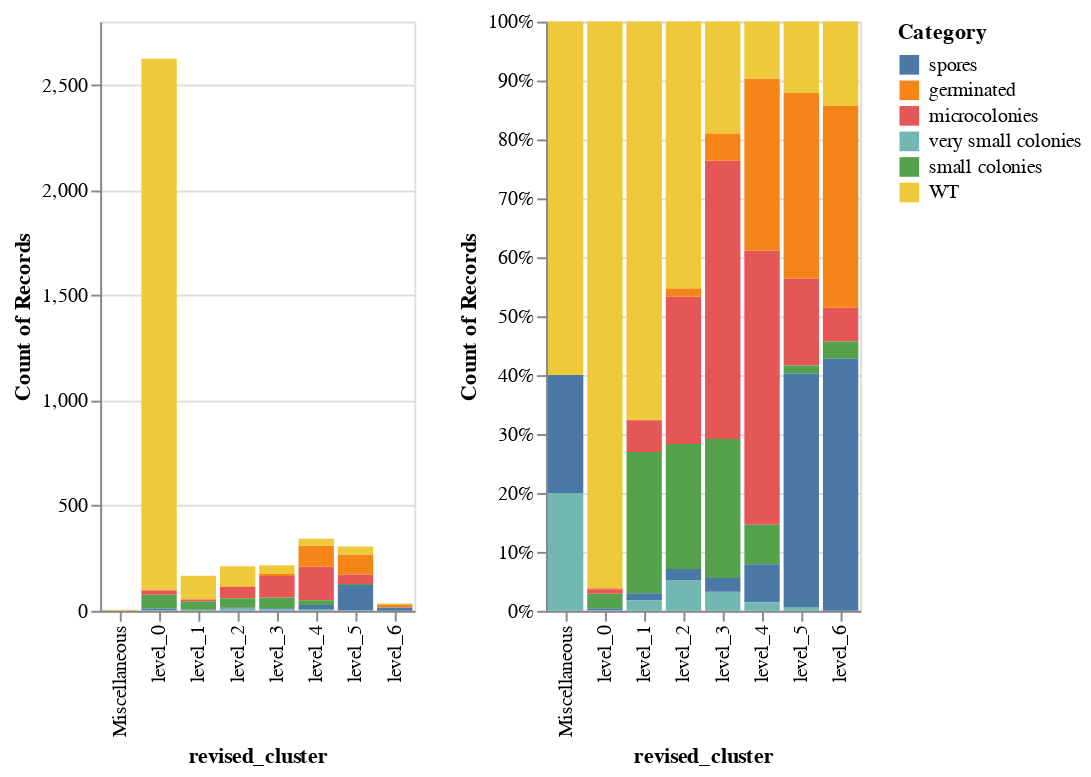

The cell this chart's notebook holds for it:
### Code cell
clustered_GWMs_customed_distance["Category"] = clustered_GWMs_customed_distance["Category"].fillna("Not analyzed")

categories = ["spores", "germinated", "microcolonies", "very small colonies", "small colonies", "WT"]
filtered_clustered_GWMs_customed_distance = clustered_GWMs_customed_distance.query("Category in @categories")
alt.Chart(filtered_clustered_GWMs_customed_distance).mark_bar().encode(
    x = "revised_cluster",
    y = "count(Category)",
    color = alt.Color("Category", sort=categories),
) | alt.Chart(filtered_clustered_GWMs_customed_distance).mark_bar().encode(
    x = "revised_cluster",
    y = alt.Y("count(Category)", stack="normalize"),
    color = alt.Color("Category", sort=categories),
)

### Figure 1 — Vega specification as saved in the notebook (floating-point values rounded to 4 significant figures)
{"$schema": "https://vega.github.io/schema/vega/v5.json", "data": [{"name": "source_0"}, {"name": "data_0"}, {"name": "data_1", "values": [{"Category": "WT", "__count_end": 1.0, "__count_start": 0.03811, "revised_cluster": "level_0"}, {"Category": "microcolonies", "__count_end": 0.6111, "__count_start": 0.1462, "revised_cluster": "level_4"}, {"Category": "microcolonies", "__count_end": 0.533, "__count_start": 0.283, "revised_cluster": "level_2"}, {"Category": "germinated", "__count_end": 0.8787, "__count_start": 0.5639, "revised_cluster": "level_5"}, {"Category": "germinated", "__count_end": 0.9035, "__count_start": 0.6111, "revised_cluster": "level_4"}, {"Category": "germinated", "__count_end": 0.03811, "__count_start": 0.03659, "revised_cluster": "level_0"}, {"Category": "small colonies", "__count_end": 0.283, "__count_start": 0.07075, "revised_cluster": "level_2"}, {"Category": "microcolonies", "__count_end": 0.5639, "__count_start": 0.4164, "revised_cluster": "level_5"}, {"Category": "small colonies", "__count_end": 0.2695, "__count_start": 0.02994, "revised_cluster": "level_1"}, {"Category": "spores", "__count_end": 0.4033, "__count_start": 0.006557, "revised_cluster": "level_5"}, {"Category": "spores", "__count_end": 0.4286, "__count_start": 0.0, "revised_cluster": "level_6"}, {"Category": "very small colonies", "__count_end": 0.03241, "__count_start": 0.0, "revised_cluster": "level_3"}, {"Category": "small colonies", "__count_end": 0.2917, "__count_start": 0.05556, "revised_cluster": "level_3"}, {"Category": "small colonies", "__count_end": 0.02896, "__count_start": 0.004192, "revised_cluster": "level_0"}, {"Category": "WT", "__count_end": 1.0, "__count_start": 0.3234, "revised_cluster": "level_1"}, {"Category": "WT", "__count_end": 1.0, "__count_start": 0.8102, "revised_cluster": "level_3"}, {"Category": "WT", "__count_end": 1.0, "__count_start": 0.9035, "revised_cluster": "level_4"}, {"Category": "microcolonies", "__count_end": 0.03659, "__count_start": 0.02896, "revised_cluster": "level_0"}, {"Category": "microcolonies", "__count_end": 0.3234, "__count_start": 0.2695, "revised_cluster": "level_1"}, {"Category": "small colonies", "__count_end": 0.1462, "__count_start": 0.07895, "revised_cluster": "level_4"}, {"Category": "WT", "__count_end": 1.0, "__count_start": 0.8787, "revised_cluster": "level_5"}, {"Category": "spores", "__count_end": 0.07895, "__count_start": 0.01462, "revised_cluster": "level_4"}, {"Category": "WT", "__count_end": 1.0, "__count_start": 0.5472, "revised_cluster": "level_2"}, {"Category": "microcolonies", "__count_end": 0.7639, "__count_start": 0.2917, "revised_cluster": "level_3"}, {"Category": "microcolonies", "__count_end": 0.5143, "__count_start": 0.4571, "revised_cluster": "level_6"}, {"Category": "germinated", "__count_end": 0.8102, "__count_start": 0.7639, "revised_cluster": "level_3"}, {"Category": "small colonies", "__count_end": 0.4164, "__count_start": 0.4033, "revised_cluster": "level_5"}, {"Category": "WT", "__count_end": 1.0, "__count_start": 0.8571, "revised_cluster": "level_6"}, {"Category": "germinated", "__count_end": 0.8571, "__count_start": 0.5143, "revised_cluster": "level_6"}, {"Category": "very small colonies", "__count_end": 0.05189, "__count_start": 0.0, "revised_cluster": "level_2"}, {"Category": "WT", "__count_end": 1.0, "__count_start": 0.4, "revised_cluster": "Miscellaneous"}, {"Category": "very small colonies", "__count_end": 0.2, "__count_start": 0.0, "revised_cluster": "Miscellaneous"}, {"Category": "spores", "__count_end": 0.07075, "__count_start": 0.05189, "revised_cluster": "level_2"}, {"Category": "spores", "__count_end": 0.02994, "__count_start": 0.01796, "revised_cluster": "level_1"}, {"Category": "spores", "__count_end": 0.4, "__count_start": 0.2, "revised_cluster": "Miscellaneous"}, {"Category": "very small colonies", "__count_end": 0.01462, "__count_start": 0.0, "revised_cluster": "level_4"}, {"Category": "spores", "__count_end": 0.004192, "__count_start": 0.001143, "revised_cluster": "level_0"}, {"Category": "very small colonies", "__count_end": 0.01796, "__count_start": 0.0, "revised_cluster": "level_1"}, {"Category": "spores", "__count_end": 0.05556, "__count_start": 0.03241, "revised_cluster": "level_3"}, {"Category": "very small colonies", "__count_end": 0.006557, "__count_start": 0.0, "revised_cluster": "level_5"}, {"Category": "very small colonies", "__count_end": 0.001143, "__count_start": 0.0, "revised_cluster": "level_0"}, {"Category": "germinated", "__count_end": 0.5472, "__count_start": 0.533, "revised_cluster": "level_2"}, {"Category": "small colonies", "__count_end": 0.4571, "__count_start": 0.4286, "revised_cluster": "level_6"}]}, {"name": "data_2", "values": [{"Category": "WT", "__count": 2524, "__count_end": 2624.0, "__count_start": 100.0, "revised_cluster": "level_0"}, {"Category": "microcolonies", "__count": 159, "__count_end": 209.0, "__count_start": 50.0, "revised_cluster": "level_4"}, {"Category": "microcolonies", "__count": 53, "__count_end": 113.0, "__count_start": 60.0, "revised_cluster": "level_2"}, {"Category": "germinated", "__count": 96, "__count_end": 268.0, "__count_start": 172.0, "revised_cluster": "level_5"}, {"Category": "germinated", "__count": 100, "__count_end": 309.0, "__count_start": 209.0, "revised_cluster": "level_4"}, {"Category": "germinated", "__count": 4, "__count_end": 100.0, "__count_start": 96.0, "revised_cluster": "level_0"}, {"Category": "small colonies", "__count": 45, "__count_end": 60.0, "__count_start": 15.0, "revised_cluster": "level_2"}, {"Category": "microcolonies", "__count": 45, "__count_end": 172.0, "__count_start": 127.0, "revised_cluster": "level_5"}, {"Category": "small colonies", "__count": 40, "__count_end": 45.0, "__count_start": 5.0, "revised_cluster": "level_1"}, {"Category": "spores", "__count": 121, "__count_end": 123.0, "__count_start": 2.0, "revised_cluster": "level_5"}, {"Category": "spores", "__count": 15, "__count_end": 15.0, "__count_start": 0.0, "revised_cluster": "level_6"}, {"Category": "very small colonies", "__count": 7, "__count_end": 7.0, "__count_start": 0.0, "revised_cluster": "level_3"}, {"Category": "small colonies", "__count": 51, "__count_end": 63.0, "__count_start": 12.0, "revised_cluster": "level_3"}, {"Category": "small colonies", "__count": 65, "__count_end": 76.0, "__count_start": 11.0, "revised_cluster": "level_0"}, {"Category": "WT", "__count": 113, "__count_end": 167.0, "__count_start": 54.0, "revised_cluster": "level_1"}, {"Category": "WT", "__count": 41, "__count_end": 216.0, "__count_start": 175.0, "revised_cluster": "level_3"}, {"Category": "WT", "__count": 33, "__count_end": 342.0, "__count_start": 309.0, "revised_cluster": "level_4"}, {"Category": "microcolonies", "__count": 20, "__count_end": 96.0, "__count_start": 76.0, "revised_cluster": "level_0"}, {"Category": "microcolonies", "__count": 9, "__count_end": 54.0, "__count_start": 45.0, "revised_cluster": "level_1"}, {"Category": "small colonies", "__count": 23, "__count_end": 50.0, "__count_start": 27.0, "revised_cluster": "level_4"}, {"Category": "WT", "__count": 37, "__count_end": 305.0, "__count_start": 268.0, "revised_cluster": "level_5"}, {"Category": "spores", "__count": 22, "__count_end": 27.0, "__count_start": 5.0, "revised_cluster": "level_4"}, {"Category": "WT", "__count": 96, "__count_end": 212.0, "__count_start": 116.0, "revised_cluster": "level_2"}, {"Category": "microcolonies", "__count": 102, "__count_end": 165.0, "__count_start": 63.0, "revised_cluster": "level_3"}, {"Category": "microcolonies", "__count": 2, "__count_end": 18.0, "__count_start": 16.0, "revised_cluster": "level_6"}, {"Category": "germinated", "__count": 10, "__count_end": 175.0, "__count_start": 165.0, "revised_cluster": "level_3"}, {"Category": "small colonies", "__count": 4, "__count_end": 127.0, "__count_start": 123.0, "revised_cluster": "level_5"}, {"Category": "WT", "__count": 5, "__count_end": 35.0, "__count_start": 30.0, "revised_cluster": "level_6"}, {"Category": "germinated", "__count": 12, "__count_end": 30.0, "__count_start": 18.0, "revised_cluster": "level_6"}, {"Category": "very small colonies", "__count": 11, "__count_end": 11.0, "__count_start": 0.0, "revised_cluster": "level_2"}, {"Category": "WT", "__count": 3, "__count_end": 5.0, "__count_start": 2.0, "revised_cluster": "Miscellaneous"}, {"Category": "very small colonies", "__count": 1, "__count_end": 1.0, "__count_start": 0.0, "revised_cluster": "Miscellaneous"}, {"Category": "spores", "__count": 4, "__count_end": 15.0, "__count_start": 11.0, "revised_cluster": "level_2"}, {"Category": "spores", "__count": 2, "__count_end": 5.0, "__count_start": 3.0, "revised_cluster": "level_1"}, {"Category": "spores", "__count": 1, "__count_end": 2.0, "__count_start": 1.0, "revised_cluster": "Miscellaneous"}, {"Category": "very small colonies", "__count": 5, "__count_end": 5.0, "__count_start": 0.0, "revised_cluster": "level_4"}, {"Category": "spores", "__count": 8, "__count_end": 11.0, "__count_start": 3.0, "revised_cluster": "level_0"}, {"Category": "very small colonies", "__count": 3, "__count_end": 3.0, "__count_start": 0.0, "revised_cluster": "level_1"}, {"Category": "spores", "__count": 5, "__count_end": 12.0, "__count_start": 7.0, "revised_cluster": "level_3"}, {"Category": "very small colonies", "__count": 2, "__count_end": 2.0, "__count_start": 0.0, "revised_cluster": "level_5"}, {"Category": "very small colonies", "__count": 3, "__count_end": 3.0, "__count_start": 0.0, "revised_cluster": "level_0"}, {"Category": "germinated", "__count": 3, "__count_end": 116.0, "__count_start": 113.0, "revised_cluster": "level_2"}, {"Category": "small colonies", "__count": 1, "__count_end": 16.0, "__count_start": 15.0, "revised_cluster": "level_6"}]}, {"name": "source_0_color_domain_Category", "values": [{"Category": "WT", "sort_field": 5.0}, {"Category": "microcolonies", "sort_field": 2.0}, {"Category": "germinated", "sort_field": 1.0}, {"Category": "small colonies", "sort_field": 4.0}, {"Category": "spores", "sort_field": 0.0}, {"Category": "very small colonies", "sort_field": 3.0}]}, {"name": "data_2_concat_0_x_domain_revised_cluster", "values": [{"revised_cluster": "level_0"}, {"revised_cluster": "level_4"}, {"revised_cluster": "level_2"}, {"revised_cluster": "level_5"}, {"revised_cluster": "level_1"}, {"revised_cluster": "level_6"}, {"revised_cluster": "level_3"}, {"revised_cluster": "Miscellaneous"}]}, {"name": "data_1_concat_1_x_domain_revised_cluster", "values": [{"revised_cluster": "level_0"}, {"revised_cluster": "level_4"}, {"revised_cluster": "level_2"}, {"revised_cluster": "level_5"}, {"revised_cluster": "level_1"}, {"revised_cluster": "level_6"}, {"revised_cluster": "level_3"}, {"revised_cluster": "Miscellaneous"}]}], "signals": [{"name": "concat_0_x_step", "value": 20}, {"name": "concat_0_width", "update": "bandspace(domain('concat_0_x').length, 0.1, 0.05) * concat_0_x_step"}, {"name": "concat_1_x_step", "value": 20}, {"name": "concat_1_width", "update": "bandspace(domain('concat_1_x').length, 0.1, 0.05) * concat_1_x_step"}], "marks": [{"type": "group", "name": "concat_0_group", "encode": {"update": {"width": {"signal": "concat_0_width"}, "height": {"signal": "height"}}}, "marks": [{"type": "rect", "name": "concat_0_marks", "from": {"data": "data_2"}, "encode": {"update": {"width": {"signal": "max(0.25, bandwidth('concat_0_x'))"}, "x": {"field": "revised_cluster", "scale": "concat_0_x"}, "ariaRoleDescription": {"value": "bar"}, "description": {"signal": "\"revised_cluster: \" + (isValid(datum[\"revised_cluster\"]) ? datum[\"revised_cluster\"] : \"\"+datum[\"revised_cluster\"]) + \"; Count of Records: \" + (format(datum[\"__count\"], \"\")) + \"; Category: \" + (isValid(datum[\"Category\"]) ? datum[\"Category\"] : \"\"+datum[\"Category\"])"}, "fill": {"field": "Category", "scale": "color"}, "y": {"field": "__count_end", "scale": "concat_0_y"}, "y2": {"field": "__count_start", "scale": "concat_0_y"}}}, "style": ["bar"]}], "axes": [{"scale": "concat_0_y", "grid": true, "gridScale": "concat_0_x", "aria": false, "minExtent": 0, "orient": "left", "maxExtent": 0, "zindex": 0, "ticks": false, "domain": false, "tickCount": {"signal": "ceil(height/40)"}, "labels": false}, {"scale": "concat_0_x", "zindex": 0, "grid": false, "title": "revised_cluster", "labelAngle": 270, "orient": "bottom", "labelBaseline": "middle", "labelAlign": "right"}, {"scale": "concat_0_y", "labelOverlap": true, "zindex": 0, "grid": false, "orient": "left", "tickCount": {"signal": "ceil(height/40)"}, "title": "Count of Records"}], "style": "cell"}, {"type": "group", "name": "concat_1_group", "encode": {"update": {"width": {"signal": "concat_1_width"}, "height": {"signal": "height"}}}, "marks": [{"type": "rect", "name": "concat_1_marks", "from": {"data": "data_1"}, "encode": {"update": {"y2": {"field": "__count_start", "scale": "concat_1_y"}, "x": {"field": "revised_cluster", "scale": "concat_1_x"}, "description": {"signal": "\"revised_cluster: \" + (isValid(datum[\"revised_cluster\"]) ? datum[\"revised_cluster\"] : \"\"+datum[\"revised_cluster\"]) + \"; Count of Records: \" + (format(datum[\"__count_end\"]-datum[\"__count_start\"], \".0%\")) + \"; Category: \" + (isValid(datum[\"Category\"]) ? datum[\"Category\"] : \"\"+datum[\"Category\"])"}, "width": {"signal": "max(0.25, bandwidth('concat_1_x'))"}, "ariaRoleDescription": {"value": "bar"}, "fill": {"field": "Category", "scale": "color"}, "y": {"field": "__count_end", "scale": "concat_1_y"}}}, "style": ["bar"]}], "axes": [{"scale": "concat_1_y", "ticks": false, "grid": true, "tickCount": {"signal": "ceil(height/40)"}, "minExtent": 0, "zindex": 0, "gridScale": "concat_1_x", "domain": false, "labels": false, "maxExtent": 0, "aria": false, "orient": "left"}, {"scale": "concat_1_x", "orient": "bottom", "labelAlign": "right", "title": "revised_cluster", "labelBaseline": "middle", "labelAngle": 270, "grid": false, "zindex": 0}, {"scale": "concat_1_y", "zindex": 0, "grid": false, "title": "Count of Records", "tickCount": {"signal": "ceil(height/40)"}, "orient": "left", "labelOverlap": true, "format": ".0%"}], "style": "cell"}], "scales": [{"name": "color", "type": "ordinal", "domain": {"data": "source_0_color_domain_Category", "field": "Category", "sort": {"op": "max", "field": "sort_field"}}, "range": "category"}, {"name": "concat_0_x", "type": "band", "domain": {"data": "data_2_concat_0_x_domain_revised_cluster", "field": "revised_cluster", "sort": true}, "range": {"step": {"signal": "concat_0_x_step"}}, "paddingOuter": 0.05, "paddingInner": 0.1}, {"name": "concat_0_y", "type": "linear", "domain": {"data": "data_2", "fields": ["__count_start", "__count_end"]}, "range": [{"signal": "height"}, 0], "nice": true, "zero": true}, {"name": "concat_1_x", "type": "band", "domain": {"data": "data_1_concat_1_x_domain_revised_cluster", "field": "revised_cluster", "sort": true}, "range": {"step": {"signal": "concat_1_x_step"}}, "paddingInner": 0.1, "paddingOuter": 0.05}, {"name": "concat_1_y", "type": "linear", "domain": [0, 1], "range": [{"signal": "height"}, 0], "nice": true, "zero": true}], "height": 300, "layout": {"padding": 20, "bounds": "full", "align": "each"}, "padding": 5, "legends": [{"fill": "color", "symbolType": "square", "title": "Category"}], "background": "white"}
